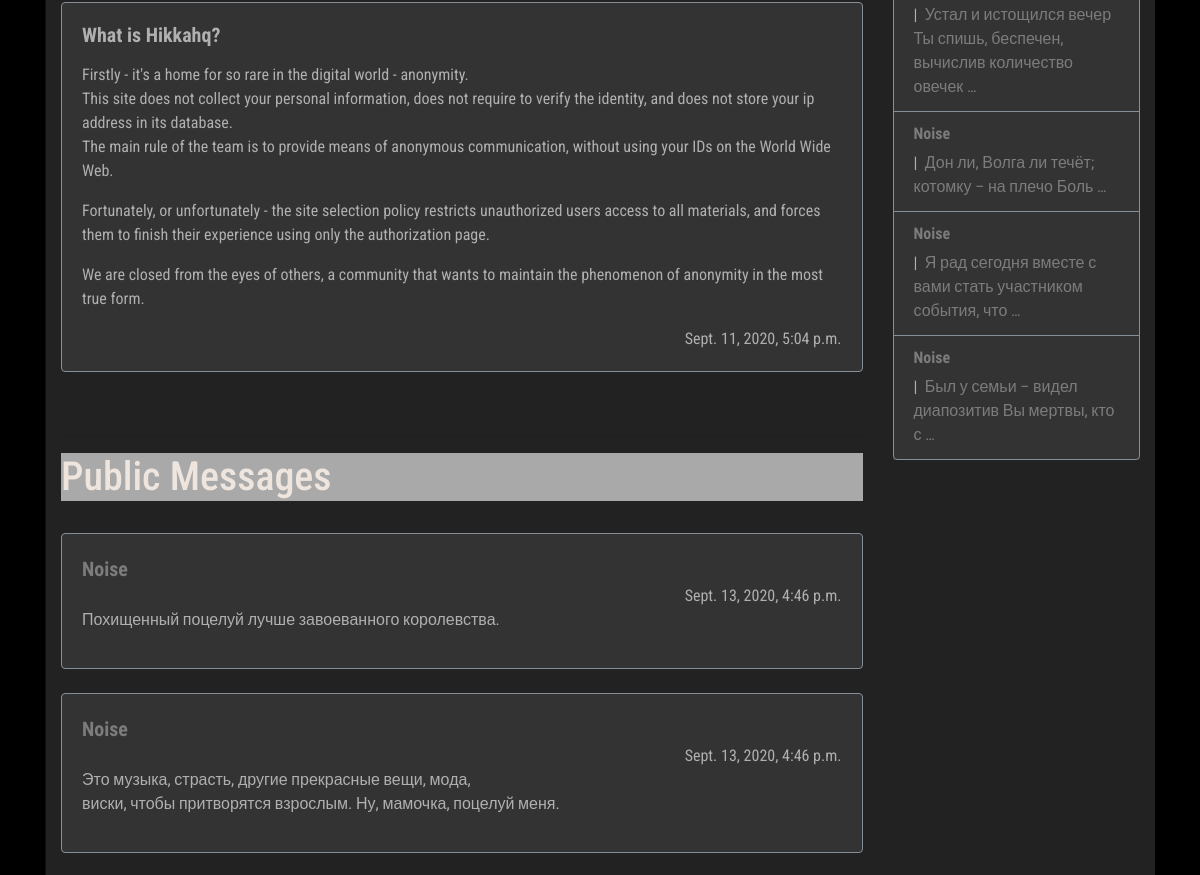
The page /manager/me/ (signed in, middle part) on the database as committed earlier.
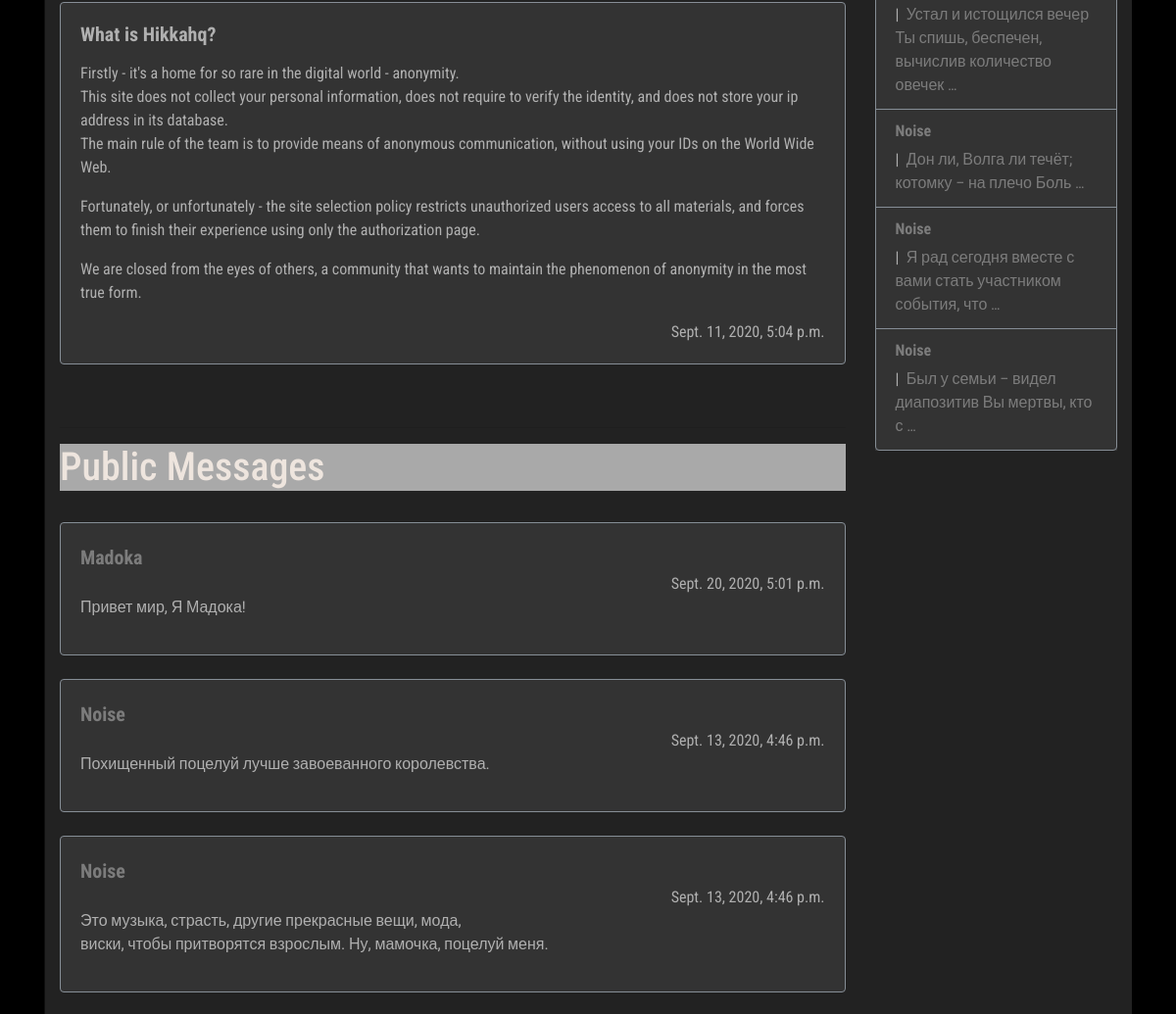
The same page on the database as committed later.
### manager/models.py (models this page shows, shortened)
class AdminPublicPost(models.Model):
    post_author = models.ForeignKey(User, on_delete=models.CASCADE)
    post_title = models.CharField('Post title', max_length=100)
    post_text = models.CharField('Post text', max_length=10000)
    post_date = models.DateTimeField('Post date', auto_now=True)

class UserPublicPost(models.Model):
    post_author = models.ForeignKey(User, on_delete=models.CASCADE)
    post_text = models.CharField('Post text', max_length=250)
    post_date = models.DateTimeField('Post date', auto_now=True)

### board/models.py (models this page shows, shortened)
class Thread(models.Model):
    def was_published_recently(self):
        now = timezone.now()
        return now - datetime.timedelta(days=1) <= self.pub_date <= now
    thread_title = models.CharField('Thread title', max_length=100)
    thread_text = models.TextField('Thread text', max_length=10000)
    pub_date = models.DateTimeField('Date published', auto_now=True)
    CATEGORY_CHOICES = [('Random', 'Random'), ('Broadcast', 'Broadcast'), ('Animation', 'Animation'), ('Artwork', 'Artwork'), ('Cinematics', 'Cinematics'), ('Videogames', 'Videogames')]
    category = models.CharField(max_length=100, choices=CATEGORY_CHOICES)
    thread_author = models.ForeignKey(User, on_delete=models.CASCADE)
    was_published_recently.admin_order_field = 'pub_date'
    was_published_recently.boolean = True
    was_published_recently.short_description = 'Published recently?'

### manager/views.py (the view)
# urls.py: path('me/', views.meview, name='me'),
@login_required
def meview(request):
    latest_threads = Thread.objects.order_by('-pub_date')[:10]
    latest_posts = UserPublicPost.objects.order_by('-post_date')[:10]
    admin_posts = AdminPublicPost.objects.order_by('-post_date')[:10]
    context = {
        'threads': latest_threads,
        'posts': latest_posts,
        'admins': admin_posts
    }
    return render(request, 'me.html', context)

### manager/templates/me.html (shortened to what this page needs)
{% extends 'hat.html' %}
{% block content %}
            <div class="row col-">
               <div class=" col-lg-9 col- content">
                  <br>
                  <br>
                  {% if admins %}
                  {% for admin in admins %}
                  <div class="card">
                     <div class="card-body">
                        <h4 class="card-title">
                           <p class="article"> {{ admin.post_title }} </p>
                        </h4>
                        {{ admin.post_text|linebreaks }}
                        <div class="d-flex flex-row-reverse">{{ admin.post_date }}</div>
                     </div>
                  </div>
                  <br />
                  {% endfor %}
                  {% else %}
                  No admin posts here
                  {% endif %}
                  <br>
                  <hr>
                  <div class="trds">
                     <main class="contentd" role="main">
                        <header>
                           <h1 data-text="Public Messages">Public Messages
                           </h1>
                        </header>
                     </main>
                  </div>
                  <br>
                  {% if posts %}
                  {% for post in posts %}
                  <div class="card">
                     <div class="card-body">
                              <a class="article" href="{% url 'Board:guest' post.post_author%}"> {{ post.post_author }}</a>
                        <div class="d-flex flex-row-reverse">{{ post.post_date }}</div>
                        {{ post.post_text|linebreaks }}
                     </div>
                  </div>
                  <br />
                  {% endfor %}
                  {% else %}
                  Public post list is empty or something went wrong
                  {% endif %}
                  <br>
                  <br> <br>
               </div>
               <div class=" col-lg-3 col- left-sidebar">
                  <br>
                  <br>
                  {% if threads %}
                  <ul class="list-group">
                     {% for thread in threads %}
                     <li class="list-group-item">
                        <h6> <a class="userlk" href="{% url 'Board:guest' thread.thread_author %}">
                        {{ thread.thread_author }}</a> </h6>
                        |&nbsp;<a href="{% url 'Board:thread' thread.id %}"> {{ thread.thread_text|truncatewords:10 }}  </a>
                     </li>
                     {% endfor %}
                  </ul>
                  {% else %}
                  no threads to show
                  {% endif %}
                  <br>
               </div>
            </div>
{% endblock %}

### board/templates/hat.html (shortened to what this page needs)
<!DOCTYPE html>
<html lang="en"><head>
	<link rel="stylesheet" href="https://stackpath.bootstrapcdn.com/bootstrap/4.3.1/css/bootstrap.min.css">
     {% load static %}
    <link rel="stylesheet" href=" {% static 'css/master.css' %} " type="text/css">
  </head>
  <body>
<div class="container">
<div class="col-lg-12 head-block"><br>
{% block content %} {% endblock %}
<br>
    </div>
</div>
</body>
</html>

### static/css/master.css (style rules this page uses)
﻿.head-block,.top-menu,.top-material,.left-sidebar,.content { background:#222222; margin-bottom:5px; }
.head-block { height:40px; }
.content { border-left:1px solid #0f0f0f; }
.head-block { height:150px; background:right center no-repeat; }
.card { background: #333333; border-color: #868e96; }
.list-group, .list-group-item { background: #333333; border-color: #868e96; }
.userlk { font-weight: bold; }
.article { font-weight: bold; font-size: 20px; }
body { font-family: 'Roboto Condensed', sans-serif; font-size: initial; }
a { color: #7c7c7c; font-size: initial; }
body { background: #000; color: #b0b0b0; }
.contentd header h1 { position:relative;color:#eee5de }
.contentd header h1:after, .contentd header h1:before { position:absolute;top:0;overflow:hidden;clip:rect(0,100vw,0,0);content:attr(data-text);background: #a9a9a9 }
.contentd header h1:before { left:-1vmin;animation:noise 7s infinite steps(3,end) alternate-reverse;color:#71fcff;text-shadow:.4vmin 0 #00f,-.2vmin 1vmin red }
.contentd header h1:after { left:1vmin;animation:noise-alt 5s infinite steps(3,end) alternate-reverse;color:#ff9eed;text-shadow:-2vmin 0 #ff0,.1vmin -1vmin #00f }
.trds { background: #a9a9a9; }

Rows that differ between the two databases and show on the page:
added UserPublicPost: post_author "Madoka", post_date "Sept. 20, 2020, 5:01 p.m.", post_text "Привет мир, Я Мадока!"
